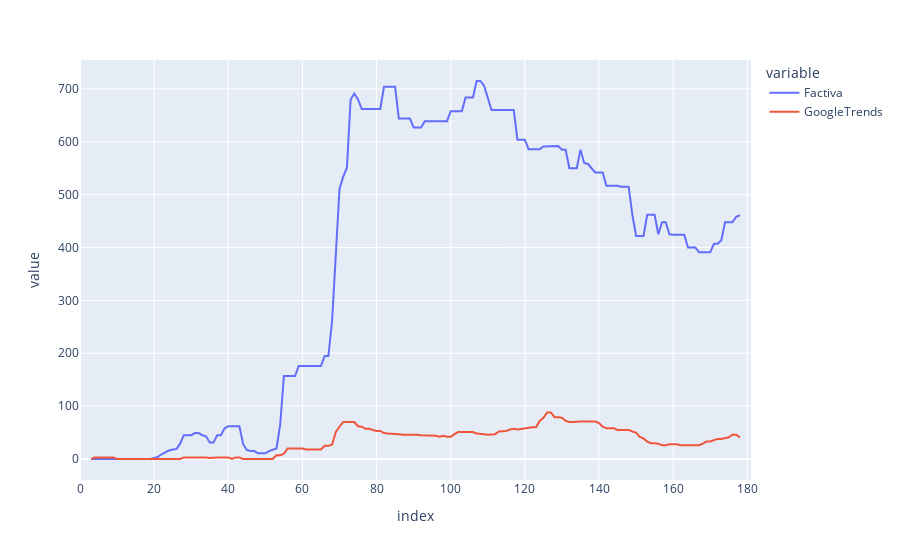

The code cell stored with this chart in its notebook:
### Code cell
g = px.line(rolling_median)
g.show()

### Figure 1 — Plotly figure (JSON) as saved in the notebook; plotly's stock layout.template omitted (floating-point values rounded to 4 significant figures; data arrays with more than 128 entries replaced by an {"elided": "..."} marker saying what was removed)
{"data": [{"hovertemplate": "variable=Factiva<br>index=%{x}<br>value=%{y}<extra></extra>", "legendgroup": "Factiva", "line": {"color": "#636efa", "dash": "solid"}, "marker": {"symbol": "circle"}, "mode": "lines", "name": "Factiva", "orientation": "v", "showlegend": true, "type": "scatter", "x": {"elided": "182 int values"}, "xaxis": "x", "y": {"elided": "182 int values"}, "yaxis": "y"}, {"hovertemplate": "variable=GoogleTrends<br>index=%{x}<br>value=%{y}<extra></extra>", "legendgroup": "GoogleTrends", "line": {"color": "#EF553B", "dash": "solid"}, "marker": {"symbol": "circle"}, "mode": "lines", "name": "GoogleTrends", "orientation": "v", "showlegend": true, "type": "scatter", "x": {"elided": "182 int values"}, "xaxis": "x", "y": {"elided": "182 int values"}, "yaxis": "y"}], "layout": {"legend": {"title": {"text": "variable"}, "tracegroupgap": 0}, "margin": {"t": 60}, "xaxis": {"anchor": "y", "domain": [0, 1], "title": {"text": "index"}}, "yaxis": {"anchor": "x", "domain": [0, 1], "title": {"text": "value"}}}}
